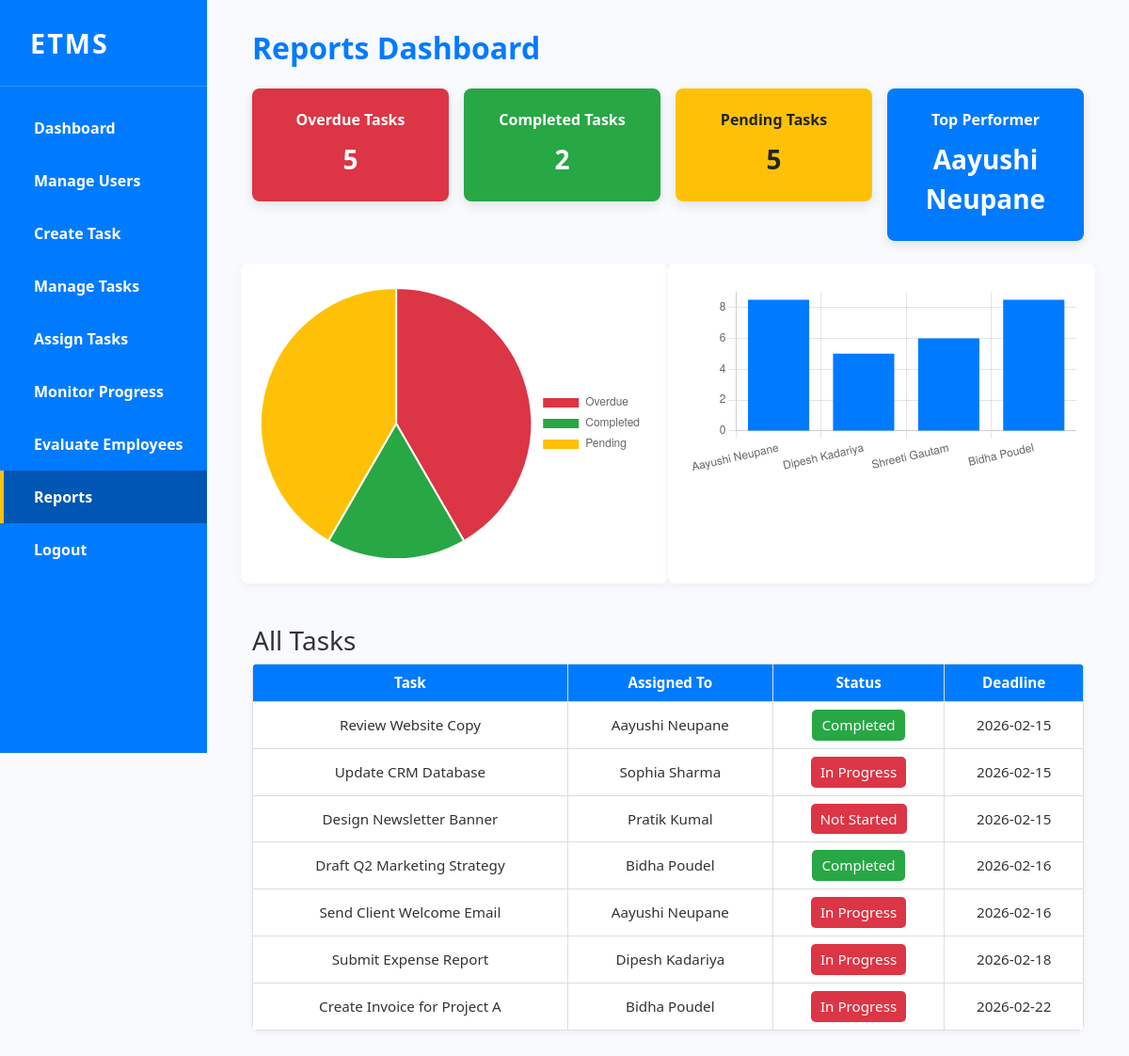
Screenshot of /reports.php (signed in) with the database file from the repository.
### tables this page shows
CREATE TABLE `tasks` (
  `id` int(11) NOT NULL,
  `title` varchar(255) NOT NULL,
  `description` text DEFAULT NULL,
  `deadline` date DEFAULT NULL,
  `priority` varchar(50) DEFAULT NULL,
  `status` varchar(50) NOT NULL DEFAULT 'Not Started',
  `progress` int(11) DEFAULT NULL,
  `created_at` datetime NOT NULL DEFAULT current_timestamp(),
  `assigned_to` int(11) DEFAULT NULL,
  `updated_at` datetime DEFAULT current_timestamp() ON UPDATE current_timestamp()
);

CREATE TABLE `users` (
  `id` int(11) NOT NULL,
  `username` varchar(255) NOT NULL,
  `fullname` varchar(255) NOT NULL,
  `email` varchar(255) NOT NULL,
  `password` varchar(255) NOT NULL,
  `role` enum('employee','admin','super_admin') NOT NULL DEFAULT 'employee',
  `created_at` datetime DEFAULT current_timestamp(),
  `updated_at` timestamp NOT NULL DEFAULT current_timestamp() ON UPDATE current_timestamp()
);

### reports.php (the view, shortened to what this page needs)
<?php
include 'db.php';
$today = date('Y-m-d');
$kpiData = [];
$kpiData['overdue'] = $conn->query("SELECT COUNT(*) overdue FROM tasks WHERE deadline<'$today' AND status!='Completed'")->fetch_assoc()['overdue'];
$kpiData['completed'] = $conn->query("SELECT COUNT(*) completed FROM tasks WHERE status='Completed'")->fetch_assoc()['completed'];
$kpiData['pending'] = $conn->query("SELECT COUNT(*) pending FROM tasks WHERE status IN ('Not Started','In Progress','Pending')")->fetch_assoc()['pending'];
$qTop = $conn->query("SELECT u.fullname, AVG(e.rating) avg_rating
                      FROM evaluations e
                      JOIN users u ON e.employee_id=u.id
                      GROUP BY e.employee_id
                      ORDER BY avg_rating DESC LIMIT 1");
$kpiData['top_performer'] = $qTop->num_rows ? $qTop->fetch_assoc()['fullname'] : 'N/A';
$pieLabels = ['Overdue','Completed','Pending'];
$pieData = [$kpiData['overdue'],$kpiData['completed'],$kpiData['pending']];
$pieColors = ['#dc3545','#28a745','#ffc107'];
$empNames=[]; $empRatings=[];
$qEmp = $conn->query("SELECT u.fullname, AVG(e.rating) avg_rating
                      FROM evaluations e
                      JOIN users u ON e.employee_id=u.id
                      GROUP BY e.employee_id");
while($r=$qEmp->fetch_assoc()){
    $empNames[] = $r['fullname'];
    $empRatings[] = round($r['avg_rating'],2);
}
?>
<!DOCTYPE html>
<html lang="en">
<head>
<link rel="stylesheet" href="https://cdn.jsdelivr.net/npm/bootstrap@5.3.1/dist/css/bootstrap.min.css">
<link rel="stylesheet" href="dashboard.css">
</head>
<body>
<div class="sidebar">
    <div class="sidebar-logo">ETMS</div>
    <ul class="sidebar-menu">
        <li><a href="admin-dashboard.php">Dashboard</a></li>
        <li><a href="manage-users.php">Manage Users</a></li>
        <li><a href="create-task.php">Create Task</a></li>
        <li><a href="manage-tasks.php">Manage Tasks</a></li>
        <li><a href="assign-task.php">Assign Tasks</a></li>
        <li><a href="monitor-progress.php">Monitor Progress</a></li>
        <li><a href="evaluate-employees.php">Evaluate Employees</a></li>
        <li><a href="reports.php" class="active">Reports</a></li>
        <li><a href="logout.php">Logout</a></li>
    </ul>
</div>
<div class="main-content">
<header><h2>Reports Dashboard</h2></header>
<div class="row g-3 mb-4">
    <div class="col-md-3">
        <div class="kpi-card" style="background:#dc3545;" onclick="openModal('overdueModal')">
            <h6>Overdue Tasks</h6>
            <p><?= $kpiData['overdue'] ?></p>
        </div>
    </div>
    <div class="col-md-3">
        <div class="kpi-card" style="background:#28a745;" onclick="openModal('completedModal')">
            <h6>Completed Tasks</h6>
            <p><?= $kpiData['completed'] ?></p>
        </div>
    </div>
    <div class="col-md-3">
        <div class="kpi-card" style="background:#ffc107; color:#212529;" onclick="openModal('pendingModal')">
            <h6>Pending Tasks</h6>
            <p><?= $kpiData['pending'] ?></p>
        </div>
    </div>
    <div class="col-md-3">
        <div class="kpi-card" style="background:#007bff;">
            <h6>Top Performer</h6>
            <p><?= $kpiData['top_performer'] ?></p>
        </div>
    </div>
</div>
<div class="row">
    <div class="col-md-6 chart-container"><canvas id="statusChart"></canvas></div>
    <div class="col-md-6 chart-container"><canvas id="employeeChart"></canvas></div>
</div>
<h3 class="mt-4">All Tasks</h3>
<?php
$r=$conn->query("SELECT t.title, u.fullname AS assigned_to, t.status, t.deadline
FROM tasks t LEFT JOIN users u ON t.assigned_to=u.id ORDER BY t.deadline");
if($r->num_rows){
    echo "<table class='styled-table'><tr><th>Task</th><th>Assigned To</th><th>Status</th><th>Deadline</th></tr>";
    while($row=$r->fetch_assoc()){
        $isOver=($row['deadline']<$today && $row['status']!='Completed');
        $assigned=$row['assigned_to'] ?? 'Unassigned';
        if($isOver) $statusClass='status-overdue';
        else{
            switch($row['status']){
                case 'Completed': $statusClass='status-completed'; break;
            }
        }
        echo "<tr>
                <td>{$row['title']}</td>
                <td>$assigned</td>
                <td><span class='$statusClass'>{$row['status']}</span></td>
                <td>{$row['deadline']}</td>
              </tr>";
    }
    echo "</table>";
}else echo "<p>No tasks found.</p>";
?>
<script>
// Pie Chart (3 slices: Overdue, Completed, Pending)
new Chart(document.getElementById('statusChart'), {
    type:'pie',
    data:{
        labels: <?= json_encode($pieLabels) ?>,
        datasets:[{
            data: <?= json_encode($pieData) ?>,
            backgroundColor: <?= json_encode($pieColors) ?>
        }]
    },
    options:{
        responsive:true,
        plugins:{
            legend:{ display:true, position:'right' },
            tooltip:{ callbacks:{ label:function(context){ return context.label + ': ' + context.parsed; } } }
        }
    }
});
// Employee Bar Chart
new Chart(document.getElementById('employeeChart'), {
    type:'bar',
    data:{ labels: <?= json_encode($empNames) ?>, datasets:[{ label:'Avg Rating', data: <?= json_encode($empRatings) ?>, backgroundColor:'#007bff' }] },
    options:{ responsive:true, plugins:{legend:{display:false}}, scales:{ y:{beginAtZero:true} } }
});
// Modals
function openModal(id){document.getElementById(id).style.display='flex';}
function closeModal(id){document.getElementById(id).style.display='none';}
window.onclick = function(e){ document.querySelectorAll('.modal').forEach(m=>{if(e.target==m)m.style.display='none';}); }
</script>
</body>
</html>

### dashboard.css (style rules this page uses)
body { font-family: 'Segoe UI', Tahoma, Geneva, Verdana, sans-serif; background-color: #f9fafd; color: #333; margin: 0; padding: 0; }
.sidebar { width: 220px; height: 100vh; background-color: #007bff; color: white; position: fixed; top: 0; left: 0; display: flex; flex-direction: column; z-index: 1000; }
.sidebar-logo { font-size: 1.8rem; font-weight: 700; padding: 1.5rem 2rem; letter-spacing: 2px; border-bottom: 1px solid rgba(255, 255, 255, 0.2); white-space: nowrap; }
.sidebar-menu { list-style: none; margin: 0; padding: 1rem 0; flex-grow: 1; }
.sidebar-menu li { margin: 0; }
.sidebar-menu li a { display: block; padding: 1rem 2rem; color: white; text-decoration: none; font-weight: 600; transition: background-color 0.3s ease, border-left-color 0.3s ease; border-left: 4px solid transparent; white-space: nowrap; }
.sidebar-menu li a:hover, .sidebar-menu li a.active { background-color: #0056b3; border-left: 4px solid #ffc107; color: #fff; }
.main-content { margin-left: 220px; padding: 2rem 3rem; background-color: #f9fafd; min-height: 100vh; transition: margin-left 0.3s ease; }
.main-content header h2 { margin: 0 0 1.5rem 0; font-weight: 700; color: #007bff; }
table { width: 100%; border-collapse: collapse; background: white; border-radius: 8px; box-shadow: 0 2px 8px rgba(0, 0, 0, 0.1); font-size: 0.95rem; }
th, td { padding: 12px 15px; border-bottom: 1px solid #ddd; vertical-align: middle; white-space: nowrap; }

### reports.php (style rules this page uses)
.kpi-card { cursor:pointer; border-radius:8px; text-align:center; transition:0.3s; padding: 1.5rem; color:#fff; box-shadow:0 4px 12px rgba(0,0,0,0.1); }
.kpi-card h6 { margin-bottom:10px; font-weight:600; }
.kpi-card p { font-size:28px; font-weight:bold; margin:0; }
.chart-container { background:#fff; padding:20px; border-radius:8px; box-shadow:0 2px 8px rgba(0,0,0,0.05); margin-bottom:20px; }
.chart-container canvas { max-height:300px; }
.styled-table { border-collapse:collapse; width:100%; background:#fff; border-radius:6px; overflow:hidden; box-shadow:0 2px 6px rgba(0,0,0,.05); margin-bottom:20px; }
.styled-table th,.styled-table td { border:1px solid #ddd; padding:8px; text-align:center; }
.styled-table th { background:#007bff;color:#fff; }
.status-completed { background-color: #28a745; color:#fff; padding: 5px 10px; border-radius: 5px; display:inline-block; }
.status-overdue { background-color: #dc3545; color:#fff; padding: 5px 10px; border-radius: 5px; display:inline-block; }

### rows the page displays
tasks: title "Review Website Copy", users.fullname "Aayushi Neupane", status "Completed", deadline "2026-02-15"
tasks: title "Update CRM Database", users.fullname "Sophia Sharma", status "In Progress", deadline "2026-02-15"
tasks: title "Design Newsletter Banner", users.fullname "Pratik Kumal", status "Not Started", deadline "2026-02-15"
tasks: title "Draft Q2 Marketing Strategy", users.fullname "Bidha Poudel", status "Completed", deadline "2026-02-16"
tasks: title "Send Client Welcome Email", users.fullname "Aayushi Neupane", status "In Progress", deadline "2026-02-16"
tasks: title "Submit Expense Report", users.fullname "Dipesh Kadariya", status "In Progress", deadline "2026-02-18"
tasks: title "Create Invoice for Project A", users.fullname "Bidha Poudel", status "In Progress", deadline "2026-02-22"

### other values shown
$kpiData['overdue'] "5"
$kpiData['completed'] "2"
$kpiData['pending'] "5"
$kpiData['top_performer'] "Aayushi Neupane"
chart data {{ json_encode($pieLabels) }} ["Overdue","Completed","Pending"]
chart data {{ json_encode($pieData) }} ["5","2","5"]
chart data {{ json_encode($empNames) }} ["Aayushi Neupane","Dipesh Kadariya","Shreeti Gautam","Bidha Poudel"]
